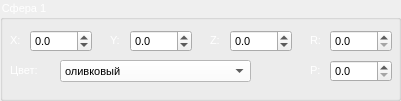
  <widget class="QGroupBox" name="group_sphere_1">
   <property name="geometry">
    <rect>
     <x>10</x>
     <y>60</y>
     <width>401</width>
     <height>101</height>
    </rect>
   </property>
   <property name="font">
    <font>
     <pointsize>8</pointsize>
    </font>
   </property>
   <property name="styleSheet">
    <string notr="true">::title{color:white}</string>
   </property>
   <property name="title">
    <string>Сфера 1</string>
   </property>
   <widget class="QLabel" name="label_4">
    <property name="geometry">
     <rect>
      <x>10</x>
      <y>30</y>
      <width>21</width>
      <height>21</height>
     </rect>
    </property>
    <property name="font">
     <font>
      <pointsize>8</pointsize>
     </font>
    </property>
    <property name="styleSheet">
     <string notr="true">color: rgb(255, 255, 255);</string>
    </property>
    <property name="text">
     <string>X:</string>
    </property>
   </widget>
   <widget class="QLabel" name="label_5">
    <property name="geometry">
     <rect>
      <x>110</x>
      <y>30</y>
      <width>21</width>
      <height>21</height>
     </rect>
    </property>
    <property name="font">
     <font>
      <pointsize>8</pointsize>
     </font>
    </property>
    <property name="styleSheet">
     <string notr="true">color: rgb(255, 255, 255);</string>
    </property>
    <property name="text">
     <string>Y:</string>
    </property>
   </widget>
   <widget class="QLabel" name="label_6">
    <property name="geometry">
     <rect>
      <x>210</x>
      <y>30</y>
      <width>21</width>
      <height>21</height>
     </rect>
    </property>
    <property name="font">
     <font>
      <pointsize>8</pointsize>
     </font>
    </property>
    <property name="styleSheet">
     <string notr="true">color: rgb(255, 255, 255);</string>
    </property>
    <property name="text">
     <string>Z:</string>
    </property>
   </widget>
   <widget class="QDoubleSpinBox" name="value1_X">
    <property name="geometry">
     <rect>
      <x>30</x>
      <y>30</y>
      <width>62</width>
      <height>22</height>
     </rect>
    </property>
    <property name="font">
     <font>
      <pointsize>8</pointsize>
     </font>
    </property>
    <property name="styleSheet">
     <string notr="true">color: rgb(0, 0, 0);</string>
    </property>
    <property name="decimals">
     <number>1</number>
    </property>
    <property name="minimum">
     <double>-100.000000000000000</double>
    </property>
    <property name="maximum">
     <double>100.000000000000000</double>
    </property>
    <property name="singleStep">
     <double>0.100000000000000</double>
    </property>
   </widget>
   <widget class="QDoubleSpinBox" name="value1_Y">
    <property name="geometry">
     <rect>
      <x>130</x>
      <y>30</y>
      <width>62</width>
      <height>22</height>
     </rect>
    </property>
    <property name="font">
     <font>
      <pointsize>8</pointsize>
     </font>
    </property>
    <property name="styleSheet">
     <string notr="true">color: rgb(0, 0, 0);</string>
    </property>
    <property name="decimals">
     <number>1</number>
    </property>
    <property name="minimum">
     <double>-100.000000000000000</double>
    </property>
    <property name="maximum">
     <double>100.000000000000000</double>
    </property>
    <property name="singleStep">
     <double>0.100000000000000</double>
    </property>
   </widget>
   <widget class="QDoubleSpinBox" name="value1_Z">
    <property name="geometry">
     <rect>
      <x>230</x>
      <y>30</y>
      <width>62</width>
      <height>22</height>
     </rect>
    </property>
    <property name="font">
     <font>
      <pointsize>8</pointsize>
     </font>
    </property>
    <property name="styleSheet">
     <string notr="true">color: rgb(0, 0, 0);</string>
    </property>
    <property name="decimals">
     <number>1</number>
    </property>
    <property name="minimum">
     <double>-100.000000000000000</double>
    </property>
    <property name="maximum">
     <double>100.000000000000000</double>
    </property>
    <property name="singleStep">
     <double>0.100000000000000</double>
    </property>
   </widget>
   <widget class="QLabel" name="label_7">
    <property name="geometry">
     <rect>
      <x>10</x>
      <y>60</y>
      <width>51</width>
      <height>21</height>
     </rect>
    </property>
    <property name="font">
     <font>
      <pointsize>8</pointsize>
     </font>
    </property>
    <property name="styleSheet">
     <string notr="true">color: rgb(255, 255, 255);</string>
    </property>
    <property name="text">
     <string>Цвет:</string>
    </property>
   </widget>
   <widget class="QComboBox" name="value1_color">
    <property name="geometry">
     <rect>
      <x>60</x>
      <y>60</y>
      <width>191</width>
      <height>22</height>
     </rect>
    </property>
    <property name="font">
     <font>
      <pointsize>8</pointsize>
     </font>
    </property>
    <property name="styleSheet">
     <string notr="true">background-color: rgb(255, 255, 255);
color: rgb(0, 0, 0);
</string>
    </property>
    <item>
     <property name="text">
      <string>оливковый</string>
     </property>
    </item>
    <item>
     <property name="text">
      <string>темно-красный</string>
     </property>
    </item>
    <item>
     <property name="text">
      <string>серый</string>
     </property>
    </item>
   </widget>
   <widget class="QLabel" name="label_27">
    <property name="geometry">
     <rect>
      <x>310</x>
      <y>30</y>
      <width>21</width>
      <height>21</height>
     </rect>
    </property>
    <property name="font">
     <font>
      <pointsize>8</pointsize>
     </font>
    </property>
    <property name="styleSheet">
     <string notr="true">color: rgb(255, 255, 255);</string>
    </property>
    <property name="text">
     <string>R:</string>
    </property>
   </widget>
   <widget class="QDoubleSpinBox" name="value1_R">
    <property name="geometry">
     <rect>
      <x>330</x>
      <y>30</y>
      <width>62</width>
      <height>22</height>
     </rect>
    </property>
    <property name="font">
     <font>
      <pointsize>8</pointsize>
     </font>
    </property>
    <property name="styleSheet">
     <string notr="true">color: rgb(0, 0, 0);</string>
    </property>
    <property name="decimals">
     <number>1</number>
    </property>
    <property name="singleStep">
     <double>0.100000000000000</double>
    </property>
   </widget>
   <widget class="QLabel" name="label_40">
    <property name="geometry">
     <rect>
      <x>310</x>
      <y>60</y>
      <width>21</width>
      <height>21</height>
     </rect>
    </property>
    <property name="font">
     <font>
      <pointsize>8</pointsize>
     </font>
    </property>
    <property name="styleSheet">
     <string notr="true">color: rgb(255, 255, 255);</string>
    </property>
    <property name="text">
     <string>P:</string>
    </property>
   </widget>
   <widget class="QDoubleSpinBox" name="value1_P">
    <property name="geometry">
     <rect>
      <x>330</x>
      <y>60</y>
      <width>62</width>
      <height>22</height>
     </rect>
    </property>
    <property name="font">
     <font>
      <pointsize>8</pointsize>
     </font>
    </property>
    <property name="styleSheet">
     <string notr="true">color: rgb(0, 0, 0);</string>
    </property>
    <property name="decimals">
     <number>1</number>
    </property>
    <property name="singleStep">
     <double>0.100000000000000</double>
    </property>
   </widget>
  </widget>
